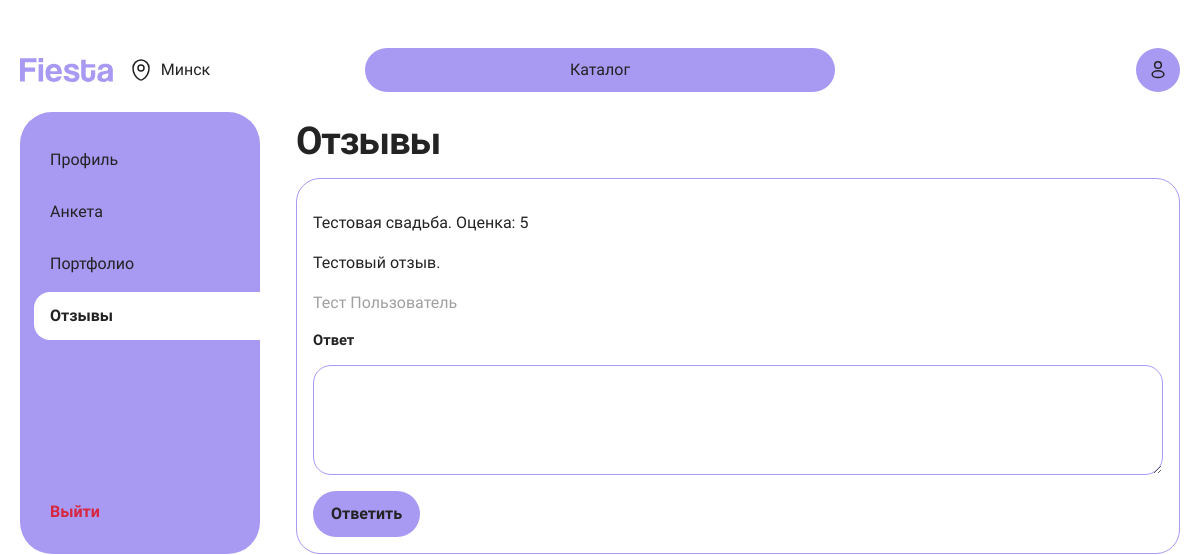
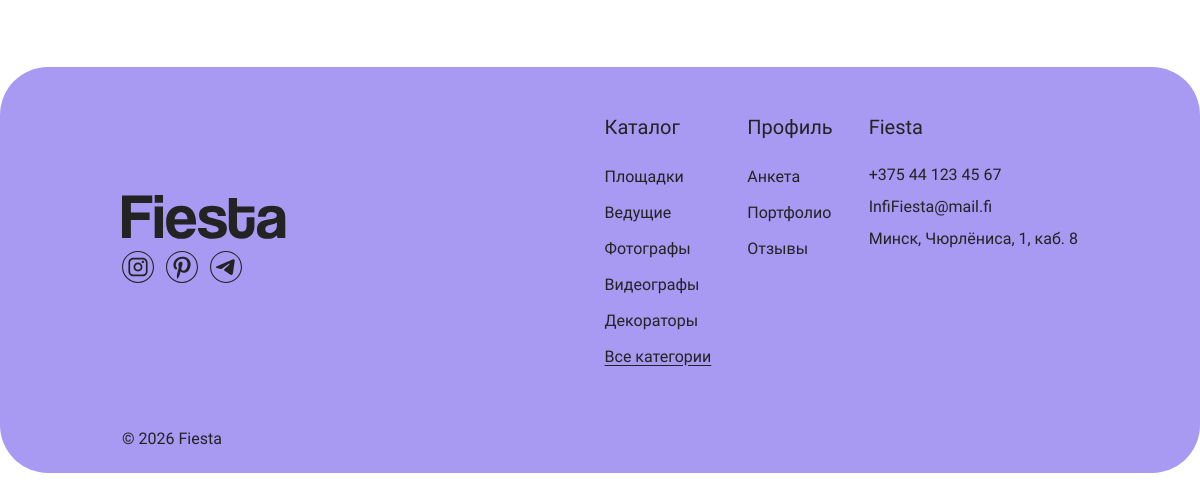
/profile/reviews/ (signed in), run on an earlier commit of the app's database (2 pictures, top to bottom).
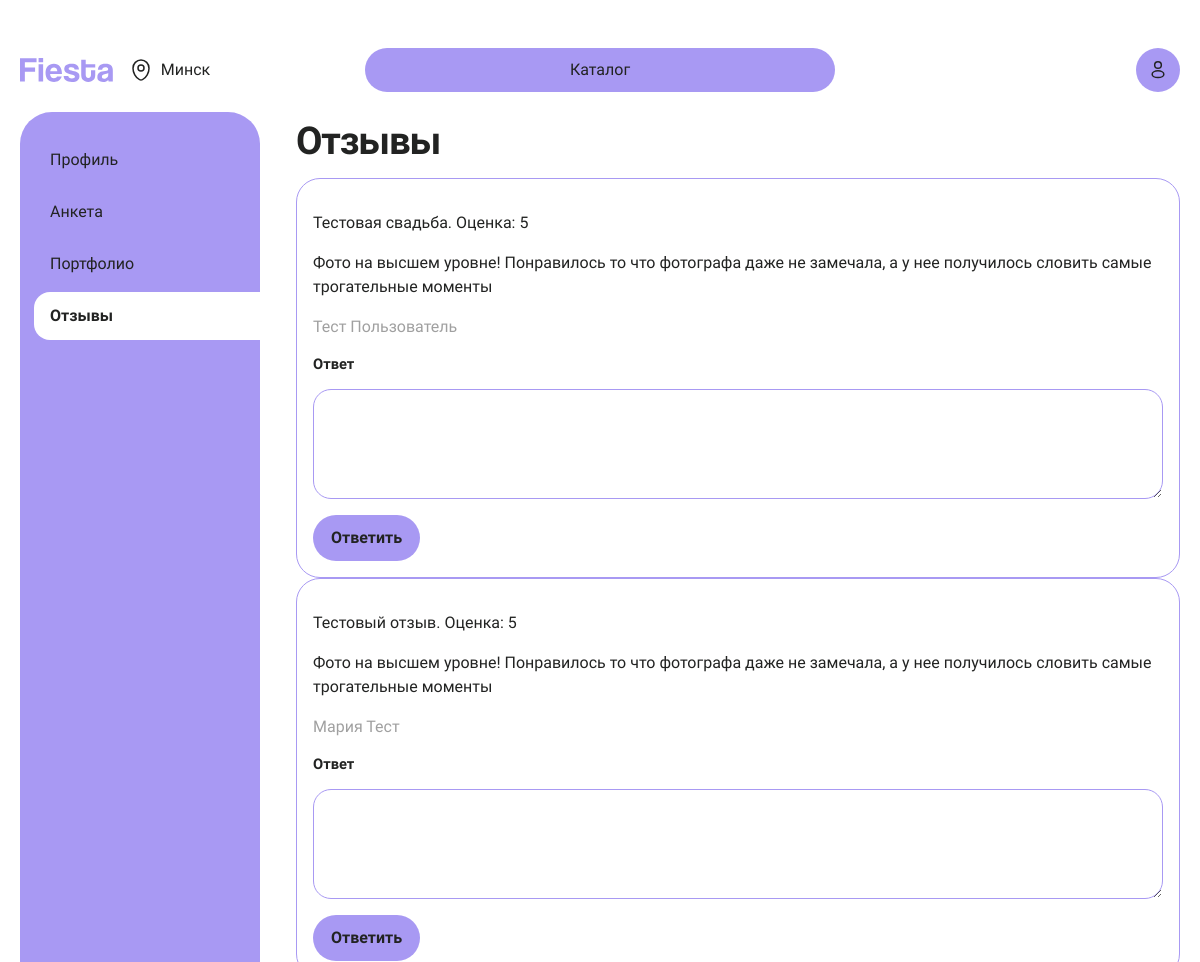
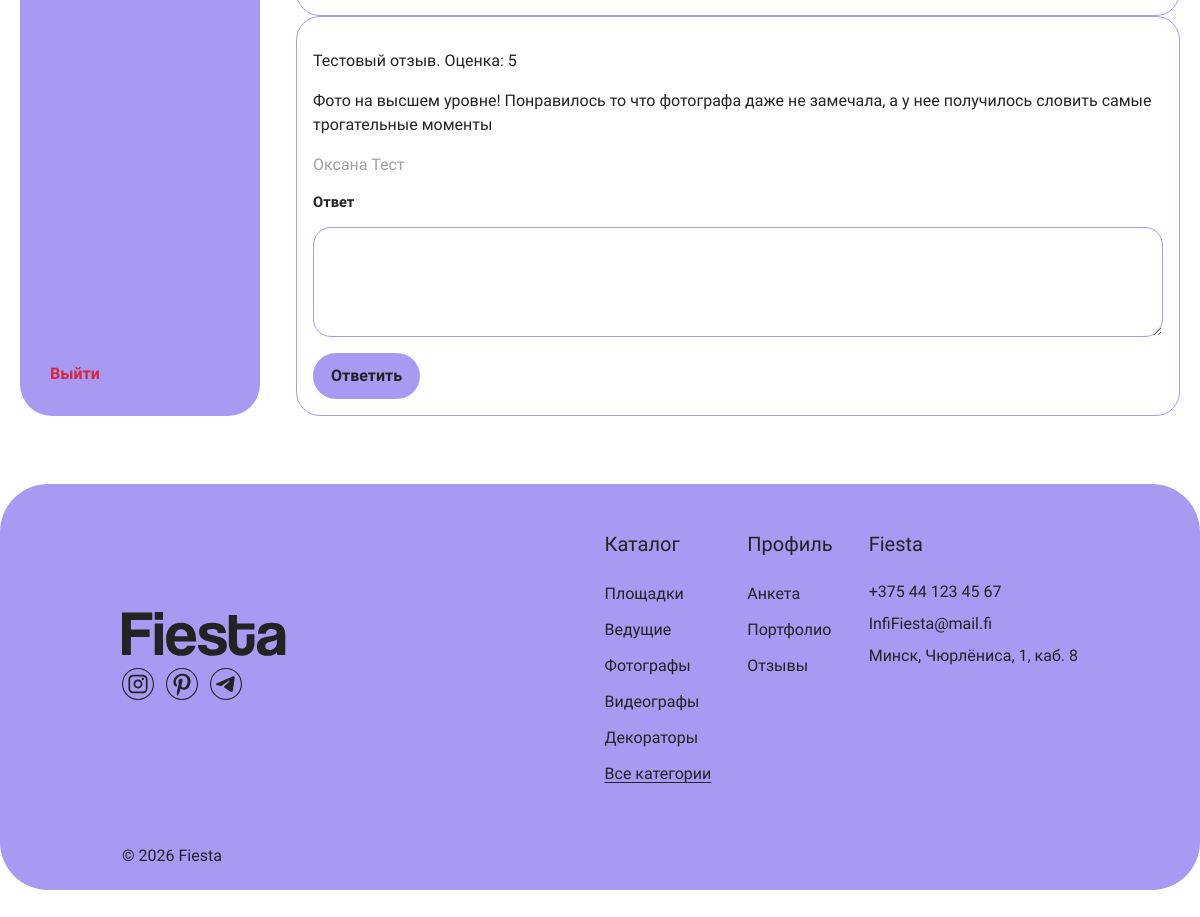
And on a later commit of the database (2 pictures, top to bottom).
### projects/models.py (models this page shows, shortened)
class Review(models.Model):
    author = models.ForeignKey(
        "accounts.UserProfile",
        on_delete=models.CASCADE,
        related_name="reviews",
        verbose_name="Автор",
    )
    specialist = models.ForeignKey(
        "accounts.SpecialistProfile",
        on_delete=models.CASCADE,
        related_name="reviews",
        verbose_name="Специалист",
    )
    project = models.ForeignKey(
        Project,
        on_delete=models.CASCADE,
        related_name="reviews",
        verbose_name="Проект",
    )
    rating = models.PositiveSmallIntegerField(
        "Оценка",
        validators=[MinValueValidator(1), MaxValueValidator(5)],
    )
    text = models.TextField("Текст")
    reply = models.TextField("Ответ", blank=True)
    reply_at = models.DateTimeField("Когда ответил", null=True, blank=True)
    is_hidden = models.BooleanField("Скрыт", default=False)
    created_at = models.DateTimeField("Когда оставлен", auto_now_add=True)
    class Meta:
        db_table = "review"
        verbose_name = "Отзыв"
        verbose_name_plural = "Отзывы"
        constraints = [
            models.UniqueConstraint(
                fields=["author", "specialist", "project"],
                name="unique_review",
            ),
            models.CheckConstraint(
                condition=models.Q(rating__gte=1, rating__lte=5),
                name="review_rating_between_1_and_5",
            ),
        ]
        ordering = ["-created_at"]

class Project(models.Model):
    class Status(models.TextChoices):
        IN_PROGRESS = "in_progress", "В процессе"
        COMPLETED = "completed", "Завершён"
    owner = models.ForeignKey(
        "accounts.UserProfile",
        on_delete=models.CASCADE,
        related_name="projects",
        verbose_name="Владелец",
    )
    event_type = models.ForeignKey(
        "catalog.EventType",
        on_delete=models.PROTECT,
        related_name="projects",
        verbose_name="Тип мероприятия",
    )
    title = models.CharField("Название", max_length=200)
    event_date = models.DateField("Дата")
    description = models.TextField("Описание", blank=True)
    status = models.CharField(
        "Статус",
        max_length=20,
        choices=Status.choices,
        default=Status.IN_PROGRESS,
    )
    created_at = models.DateTimeField("Когда создан", auto_now_add=True)
    class Meta:
        db_table = "project"
        verbose_name = "Проект"
        verbose_name_plural = "Проекты"
        ordering = ["-created_at"]

### accounts/models.py (models this page shows, shortened)
class UserProfile(models.Model):
    account = models.OneToOneField(
        Account,
        on_delete=models.CASCADE,
        related_name="user_profile",
        verbose_name="Учётная запись",
    )
    first_name = models.CharField("Имя", max_length=100)
    last_name = models.CharField("Фамилия", max_length=100)
    patronymic = models.CharField("Отчество", max_length=100, blank=True)
    birth_date = models.DateField("День рождения", null=True, blank=True)
    phone = models.CharField("Телефон", max_length=30, blank=True)
    city = models.CharField("Город", max_length=100, default="Минск")
    photo = models.ImageField("Фото", upload_to="profiles/", blank=True)
    instagram = models.CharField("Instagram", max_length=200, blank=True)
    telegram = models.CharField("Telegram", max_length=200, blank=True)
    pinterest = models.CharField("Pinterest", max_length=200, blank=True)
    class Meta:
        db_table = "user_profiles"
        verbose_name = "Профиль пользователя"
        verbose_name_plural = "Профили пользователей"

### projects/views.py (the view, shortened to what this page needs)
# urls.py: path("profile/reviews/", views.specialist_reviews, name="specialist_reviews"),
@login_required
def specialist_reviews(request):
    if request.user.role != Account.Role.SPECIALIST:
        messages.error(request, "Эта страница только для специалиста")
        return redirect("cabinet")
    profile = request.user.specialist_profile
    reviews = profile.reviews.filter(is_hidden=False).select_related("author", "project")
    return render(
        request,
        "projects/specialist_reviews.html",
        {"reviews": reviews, "section": "reviews"},
    )

### templates/projects/specialist_reviews.html (shortened to what this page needs)
{% extends "base.html" %}
{% block content %}
  <div class="cabinet">
  {% include "cabinet_nav.html" %}
  <div class="cabinet-body">
  <h1>Отзывы</h1>
  {% for review in reviews %}
    <article class="card">
      <p>{{ review.project.title }}. Оценка: {{ review.rating }}</p>
      <p>{{ review.text }}</p>
      <p class="hint">{{ review.author.first_name }} {{ review.author.last_name }}</p>
      <form class="stack" method="post">
        <label for="reply-{{ review.pk }}">Ответ</label>
        <textarea class="input" id="reply-{{ review.pk }}" name="reply" rows="3">{{ review.reply }}</textarea>
        <button type="submit">Ответить</button>
      </form>
    </article>
  {% empty %}
    <p>Отзывов нет.</p>
  {% endfor %}
  </div>
  </div>
{% endblock %}

What changed in the data, as far as the page shows it:
changed Review "Тестовая свадьба": text "Тестовый отзыв." → "Фото на высшем уровне! Понравилось то что фотографа даже не замечала, а у нее получилось словить самые трогательные моменты"
added Review: project "Тестовый отзыв", rating "5", text "Фото на высшем уровне! Понравилось то что фотографа даже не замечала, а у нее получилось словить самые трогательные моменты", author.first_name "Мария", author.last_name "Тест"
added Review: project "Тестовый отзыв", rating "5", text "Фото на высшем уровне! Понравилось то что фотографа даже не замечала, а у нее получилось словить самые трогательные моменты", author.first_name "Оксана", author.last_name "Тест"
